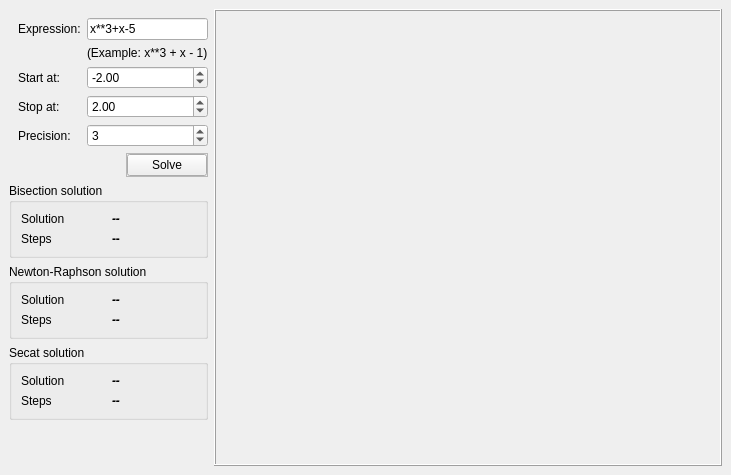
<?xml version="1.0" encoding="UTF-8"?>
<ui version="4.0">
 <class>mWin</class>
 <widget class="QMainWindow" name="mWin">
  <property name="geometry">
   <rect>
    <x>0</x>
    <y>0</y>
    <width>731</width>
    <height>475</height>
   </rect>
  </property>
  <property name="sizePolicy">
   <sizepolicy hsizetype="Fixed" vsizetype="Fixed">
    <horstretch>0</horstretch>
    <verstretch>0</verstretch>
   </sizepolicy>
  </property>
  <property name="windowTitle">
   <string>Equation Solver - Univariate</string>
  </property>
  <widget class="QWidget" name="centralwidget">
   <layout class="QGridLayout" name="gridLayout">
    <item row="3" column="0">
     <widget class="QGroupBox" name="groupBox_2">
      <property name="title">
       <string>Newton-Raphson solution</string>
      </property>
      <layout class="QGridLayout" name="gridLayout_4">
       <item row="0" column="0">
        <widget class="QLabel" name="label_5">
         <property name="text">
          <string>Solution</string>
         </property>
        </widget>
       </item>
       <item row="0" column="1">
        <widget class="QLabel" name="lblNr">
         <property name="font">
          <font>
           <weight>75</weight>
           <italic>true</italic>
           <bold>true</bold>
          </font>
         </property>
         <property name="text">
          <string>--</string>
         </property>
        </widget>
       </item>
       <item row="1" column="0">
        <widget class="QLabel" name="label_7">
         <property name="text">
          <string>Steps</string>
         </property>
        </widget>
       </item>
       <item row="1" column="1">
        <widget class="QLabel" name="lblNrSteps">
         <property name="font">
          <font>
           <weight>75</weight>
           <italic>true</italic>
           <bold>true</bold>
          </font>
         </property>
         <property name="text">
          <string>--</string>
         </property>
        </widget>
       </item>
      </layout>
     </widget>
    </item>
    <item row="4" column="0">
     <widget class="QGroupBox" name="groupBox_3">
      <property name="title">
       <string>Secat solution</string>
      </property>
      <layout class="QGridLayout" name="gridLayout_5">
       <item row="0" column="0">
        <widget class="QLabel" name="label_9">
         <property name="text">
          <string>Solution</string>
         </property>
        </widget>
       </item>
       <item row="0" column="1">
        <widget class="QLabel" name="lblSe">
         <property name="font">
          <font>
           <weight>75</weight>
           <italic>true</italic>
           <bold>true</bold>
          </font>
         </property>
         <property name="text">
          <string>--</string>
         </property>
        </widget>
       </item>
       <item row="1" column="0">
        <widget class="QLabel" name="label_11">
         <property name="text">
          <string>Steps</string>
         </property>
        </widget>
       </item>
       <item row="1" column="1">
        <widget class="QLabel" name="lblSeSteps">
         <property name="font">
          <font>
           <weight>75</weight>
           <italic>true</italic>
           <bold>true</bold>
          </font>
         </property>
         <property name="text">
          <string>--</string>
         </property>
        </widget>
       </item>
      </layout>
     </widget>
    </item>
    <item row="1" column="0" alignment="Qt::AlignRight">
     <widget class="QFrame" name="frame2">
      <property name="sizePolicy">
       <sizepolicy hsizetype="Preferred" vsizetype="Fixed">
        <horstretch>0</horstretch>
        <verstretch>0</verstretch>
       </sizepolicy>
      </property>
      <property name="frameShape">
       <enum>QFrame::StyledPanel</enum>
      </property>
      <property name="frameShadow">
       <enum>QFrame::Raised</enum>
      </property>
      <layout class="QVBoxLayout" name="verticalLayout">
       <property name="spacing">
        <number>0</number>
       </property>
       <property name="leftMargin">
        <number>0</number>
       </property>
       <property name="topMargin">
        <number>0</number>
       </property>
       <property name="rightMargin">
        <number>0</number>
       </property>
       <property name="bottomMargin">
        <number>0</number>
       </property>
       <item>
        <widget class="QPushButton" name="btnSolve">
         <property name="sizePolicy">
          <sizepolicy hsizetype="Fixed" vsizetype="Fixed">
           <horstretch>0</horstretch>
           <verstretch>0</verstretch>
          </sizepolicy>
         </property>
         <property name="text">
          <string>Solve</string>
         </property>
        </widget>
       </item>
      </layout>
     </widget>
    </item>
    <item row="2" column="0">
     <widget class="QGroupBox" name="groupBox">
      <property name="title">
       <string>Bisection solution</string>
      </property>
      <property name="flat">
       <bool>false</bool>
      </property>
      <layout class="QGridLayout" name="gridLayout_3">
       <item row="0" column="0">
        <widget class="QLabel" name="label">
         <property name="text">
          <string>Solution</string>
         </property>
        </widget>
       </item>
       <item row="0" column="1">
        <widget class="QLabel" name="lblBi">
         <property name="font">
          <font>
           <weight>75</weight>
           <italic>true</italic>
           <bold>true</bold>
          </font>
         </property>
         <property name="text">
          <string>--</string>
         </property>
        </widget>
       </item>
       <item row="1" column="0">
        <widget class="QLabel" name="label_3">
         <property name="text">
          <string>Steps</string>
         </property>
        </widget>
       </item>
       <item row="1" column="1">
        <widget class="QLabel" name="lblBiSteps">
         <property name="font">
          <font>
           <weight>75</weight>
           <italic>false</italic>
           <bold>true</bold>
          </font>
         </property>
         <property name="text">
          <string>--</string>
         </property>
        </widget>
       </item>
      </layout>
     </widget>
    </item>
    <item row="0" column="0">
     <widget class="QFrame" name="frame1">
      <property name="sizePolicy">
       <sizepolicy hsizetype="Fixed" vsizetype="Preferred">
        <horstretch>0</horstretch>
        <verstretch>0</verstretch>
       </sizepolicy>
      </property>
      <layout class="QGridLayout" name="gridLayout_2">
       <property name="rightMargin">
        <number>0</number>
       </property>
       <property name="bottomMargin">
        <number>0</number>
       </property>
       <item row="0" column="0">
        <widget class="QLabel" name="label1">
         <property name="text">
          <string>Expression:</string>
         </property>
        </widget>
       </item>
       <item row="0" column="1">
        <widget class="QLineEdit" name="txtExpr">
         <property name="text">
          <string>x**3+x-5</string>
         </property>
        </widget>
       </item>
       <item row="1" column="1">
        <widget class="QLabel" name="label2">
         <property name="sizePolicy">
          <sizepolicy hsizetype="Preferred" vsizetype="Fixed">
           <horstretch>0</horstretch>
           <verstretch>0</verstretch>
          </sizepolicy>
         </property>
         <property name="text">
          <string>(Example: x**3 + x - 1)</string>
         </property>
        </widget>
       </item>
       <item row="2" column="0">
        <widget class="QLabel" name="label3">
         <property name="text">
          <string>Start at:</string>
         </property>
        </widget>
       </item>
       <item row="2" column="1">
        <widget class="QDoubleSpinBox" name="dsbStart">
         <property name="minimum">
          <double>-99.989999999999995</double>
         </property>
         <property name="value">
          <double>-2.000000000000000</double>
         </property>
        </widget>
       </item>
       <item row="3" column="0">
        <widget class="QLabel" name="label4">
         <property name="text">
          <string>Stop at:</string>
         </property>
        </widget>
       </item>
       <item row="3" column="1">
        <widget class="QDoubleSpinBox" name="dsbStop">
         <property name="minimum">
          <double>-99.989999999999995</double>
         </property>
         <property name="value">
          <double>2.000000000000000</double>
         </property>
        </widget>
       </item>
       <item row="4" column="0">
        <widget class="QLabel" name="label5">
         <property name="text">
          <string>Precision:</string>
         </property>
        </widget>
       </item>
       <item row="4" column="1">
        <widget class="QSpinBox" name="sbPrecision">
         <property name="value">
          <number>3</number>
         </property>
        </widget>
       </item>
      </layout>
     </widget>
    </item>
    <item row="5" column="0">
     <spacer name="verticalSpacer">
      <property name="orientation">
       <enum>Qt::Vertical</enum>
      </property>
      <property name="sizeHint" stdset="0">
       <size>
        <width>20</width>
        <height>40</height>
       </size>
      </property>
     </spacer>
    </item>
    <item row="0" column="1" rowspan="6">
     <widget class="QFrame" name="frame3">
      <property name="frameShape">
       <enum>QFrame::Box</enum>
      </property>
      <property name="frameShadow">
       <enum>QFrame::Raised</enum>
      </property>
      <layout class="QGridLayout" name="gridLayout_6">
       <item row="0" column="0">
        <widget class="QWidget" name="wgPlot" native="true"/>
       </item>
      </layout>
     </widget>
    </item>
   </layout>
  </widget>
 </widget>
 <resources/>
 <connections/>
</ui>
